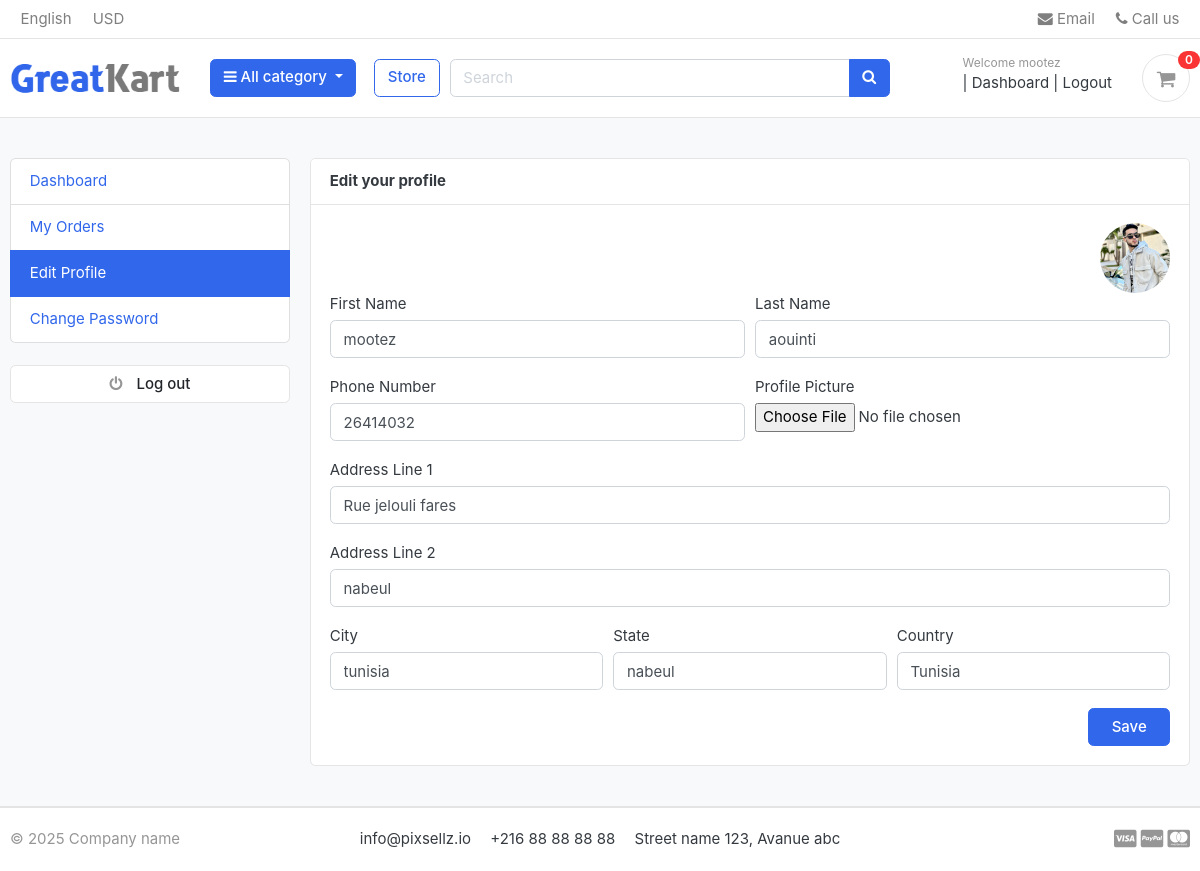
/accounts/edit_profile/ (signed in), run on an earlier commit of the app's database.
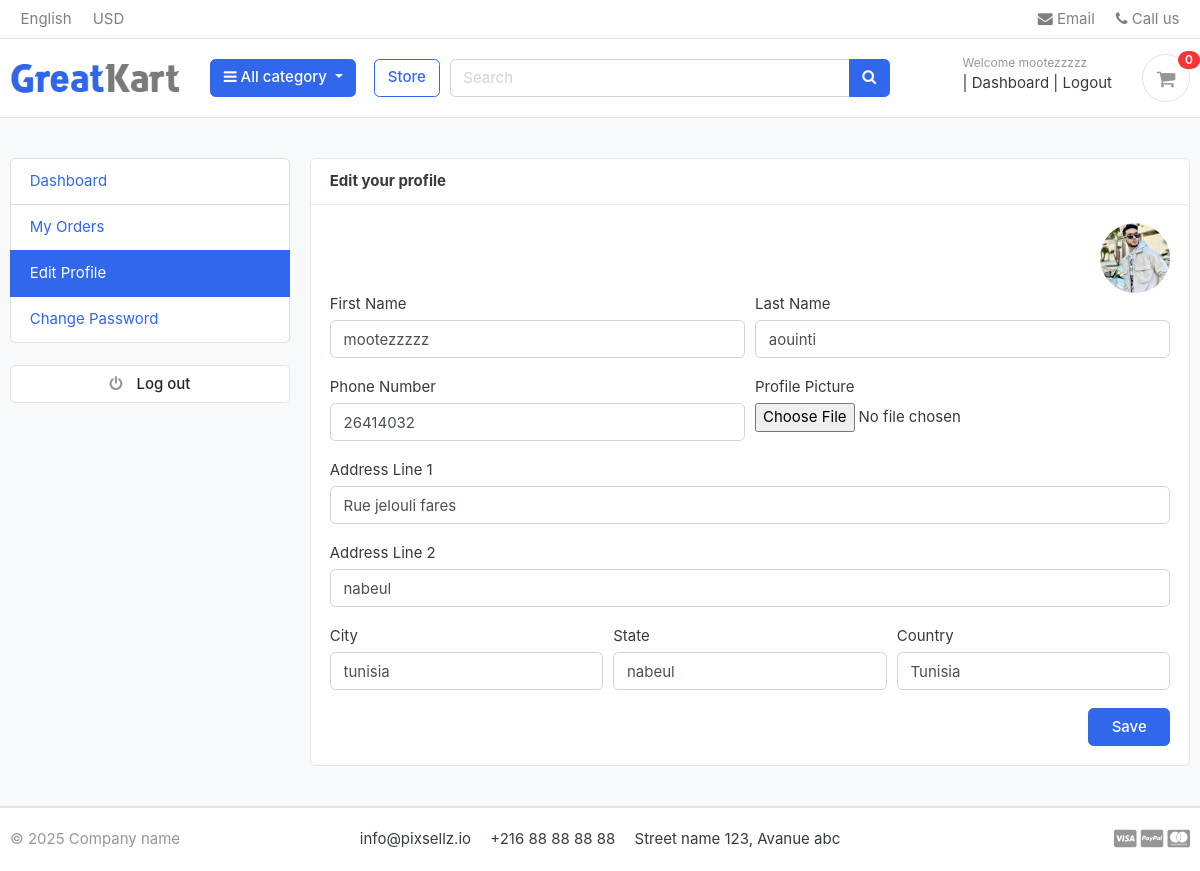
And on a later commit of the database.
### account/models.py (models this page shows, shortened)
class Account(AbstractBaseUser):
    first_name = models.CharField(max_length=50)
    last_name = models.CharField(max_length=50)
    username = models.CharField(max_length=50, unique=True)
    email = models.EmailField(max_length=100, unique=True)
    phone_number = models.CharField(max_length=50)
    date_joined = models.DateTimeField(auto_now_add=True)
    last_login = models.DateTimeField(auto_now_add=True)
    is_admin = models.BooleanField(default=False)
    is_staff = models.BooleanField(default=False)
    is_active = models.BooleanField(default=False)
    is_superadmin = models.BooleanField(default=False)
    USERNAME_FIELD = 'email'
    REQUIRED_FIELDS = ['username', 'first_name', 'last_name']
    objects = MyAccountManager()

### account/views.py (the view)
# urls.py: path('edit_profile/', views.edit_profile, name='edit_profile'),
@login_required(login_url='login')
def edit_profile(request):
    userprofile, created = UserProfile.objects.get_or_create(user=request.user)
    if request.method == 'POST':
        user_form = UserForm(request.POST, instance=request.user)
        profile_form = UserProfileForm(request.POST, request.FILES, instance=userprofile)
        if user_form.is_valid() and profile_form.is_valid():
            user_form.save()
            profile_form.save()
            messages.success(request, 'Your Profile Has Been Updated.')
            return redirect('edit_profile')
    else:
        user_form = UserForm(instance=request.user)
        profile_form = UserProfileForm(instance=userprofile)
    context = {
        'user_form': user_form,
        'profile_form': profile_form,
        'userprofile': userprofile,
    }
    return render(request, 'accounts/edit_profile.html', context)

### account/forms.py
class UserForm(forms.ModelForm):
    class Meta:
        model = Account
        fields = ('first_name', 'last_name', 'phone_number')
    def __init__(self, *args, **kwargs):
        super(UserForm, self).__init__(*args, **kwargs)
        for field in self.fields:
            self.fields[field].widget.attrs.update({
                'class': 'form-control',
                'placeholder': f'Enter {field.replace("_", " ").title()}'
            })

class UserProfileForm(forms.ModelForm):
    profile_picture = forms.ImageField(required=False, error_messages = {'invalid': ("Image files only")}, widget=forms.FileInput )
    class Meta:
        model = UserProfile
        fields = ('address_line_1', 'address_line_2', 'city', 'state', 'country', 'profile_picture')
    def __init__(self, *args, **kwargs):
        super(UserProfileForm, self).__init__(*args, **kwargs)
        for field in self.fields:
            if field != 'profile_picture':
                self.fields[field].widget.attrs.update({
                    'class': 'form-control',
                    'placeholder': f'Enter {field.replace("_", " ").title()}'
                })

### templates/accounts/edit_profile.html (shortened to what this page needs)
{% extends 'base.html' %}
{% block content %}
<section class="section-conten padding-y bg">
  <div class="container">
    <div class="row">
      {% include 'includes/dashboard_sidebar.html' %}
      <main class="col-md-9">
        <article class="card">
          <header class="card-header">
            <strong class="d-inline-block mr-3">Edit your profile</strong>
          </header>
          <div class="card-body">
            <div class="text-right">
              <img src="{{userprofile.profile_picture.url}}" alt="Profile Picture" width="70" style="border-radius: 50px;" >
            </div>
            <form action="{% url 'edit_profile' %}" method="POST" enctype="multipart/form-data">
              <div class="form-row">
                <div class="form-group col-md-6">
                  <label>First Name</label>
                  {{user_form.first_name}}
                </div>
                <div class="form-group col-md-6">
                  <label>Last Name</label>
                  {{user_form.last_name}}
                </div>
              </div>
              <div class="form-row">
                <div class="form-group col-md-6">
                  <label>Phone Number</label>
                  {{user_form.phone_number}}
                </div>
                <div class="form-group col-md-6">
                  <label>Profile Picture</label>
                  {{profile_form.profile_picture}}
                </div>
              </div>
              <div class="form-group">
                <label>Address Line 1</label>
                {{profile_form.address_line_1}}
              </div>
              <div class="form-group">
                <label>Address Line 2</label>
                {{profile_form.address_line_2}}
              </div>
              <div class="form-row">
                <div class="form-group col-md-4">
                  <label>City</label>
                  {{profile_form.city}}
                </div>
                <div class="form-group col-md-4">
                  <label>State</label>
                  {{profile_form.state}}
                </div>
                <div class="form-group col-md-4">
                  <label>Country</label>
                  {{profile_form.country}}
                </div>
              </div>
              <div class="text-right">
                <input type="submit" value="Save" class="btn btn-primary px-4" />
              </div>
            </form>
          </div>
        </article>
      </main>
    </div>
  </div>
</section>
{% endblock %}

### templates/includes/navbar.html (shortened to what this page needs)
{% load static %}
<header class="section-header">
  <nav class="navbar p-md-0 navbar-expand-sm navbar-light border-bottom">
    <div class="container">
      <div class="collapse navbar-collapse" id="navbarTop4">
        <ul class="navbar-nav mr-auto">
          <li class="nav-item"><a href="#" class="nav-link">English</a></li>
          <li class="nav-item"><a href="#" class="nav-link">USD</a></li>
        </ul>
        <ul class="navbar-nav">
          <li><a href="#" class="nav-link"><i class="fa fa-envelope"></i> Email</a></li>
          <li><a href="#" class="nav-link"><i class="fa fa-phone"></i> Call us</a></li>
        </ul>
      </div>
    </div>
  </nav>
  <section class="header-main border-bottom">
    <div class="container">
      <div class="row align-items-center">
        <div class="col-lg-2 col-md-3 col-6">
          <a href="{% url 'home' %}" class="brand-wrap">
            <img class="logo" src="{% static 'images/logo.png' %}" alt="Logo">
          </a>
        </div>
        <div class="col-lg col-sm col-md col-6 flex-grow-0">
          <div class="category-wrap dropdown d-inline-block float-right">
            <button type="button" class="btn btn-primary dropdown-toggle" data-toggle="dropdown" aria-expanded="false">
              <i class="fa fa-bars"></i> All category
            </button>
          </div>
        </div>
        <a href="{% url 'store' %}" class="btn btn-outline-primary ml-2">Store</a>
        <div class="col-lg col-md-6 col-sm-12 col">
          <form action="{% url 'search' %}" class="search" method='GET'>
            <div class="input-group w-100">
              <input type="text" class="form-control" placeholder="Search" name="keyword">
              <div class="input-group-append">
                <button class="btn btn-primary" type="submit">
                  <i class="fa fa-search"></i>
                </button>
              </div>
            </div>
          </form>
        </div>
        <div class="col-lg-3 col-sm-6 col-8 order-2 order-lg-3">
          <div class="d-flex justify-content-end mb-3 mb-lg-0">
            {% if user.id is None %}
            <div class="widget-header">
              <small class="title text-muted">Welcome guest!</small>
              <div>
                <a href="{% url 'login' %}">Sign in</a>
                <span class="dark-transp"> | </span>
                <a href="{% url 'register' %}">Register</a>
              </div>
            </div>
            {% else %}
             <div class="widget-header">
              <small class="title text-muted">Welcome {{user.first_name}}</small>
              <div>
                <span class="dark-transp"> | </span>
                <a href="{% url 'dashboard' %}">Dashboard</a><span class="dark-transp"> | </span>
                <a href="{% url 'logout' %}">Logout</a>
              </div>
            </div>
            {% endif %}
            <a href="{% url 'cart' %}" class="widget-header pl-3 ml-3">
              <div class="icon icon-sm rounded-circle border"><i class="fa fa-shopping-cart"></i></div>
              <span class="badge badge-pill badge-danger notify">{{cart_count}}</span>
            </a>
          </div>
        </div>
      </div>
    </div>
  </section>
</header>

What changed in the data, as far as the page shows it:
changed Account "aouinti": first_name "mootez" → "mootezzzzz"
